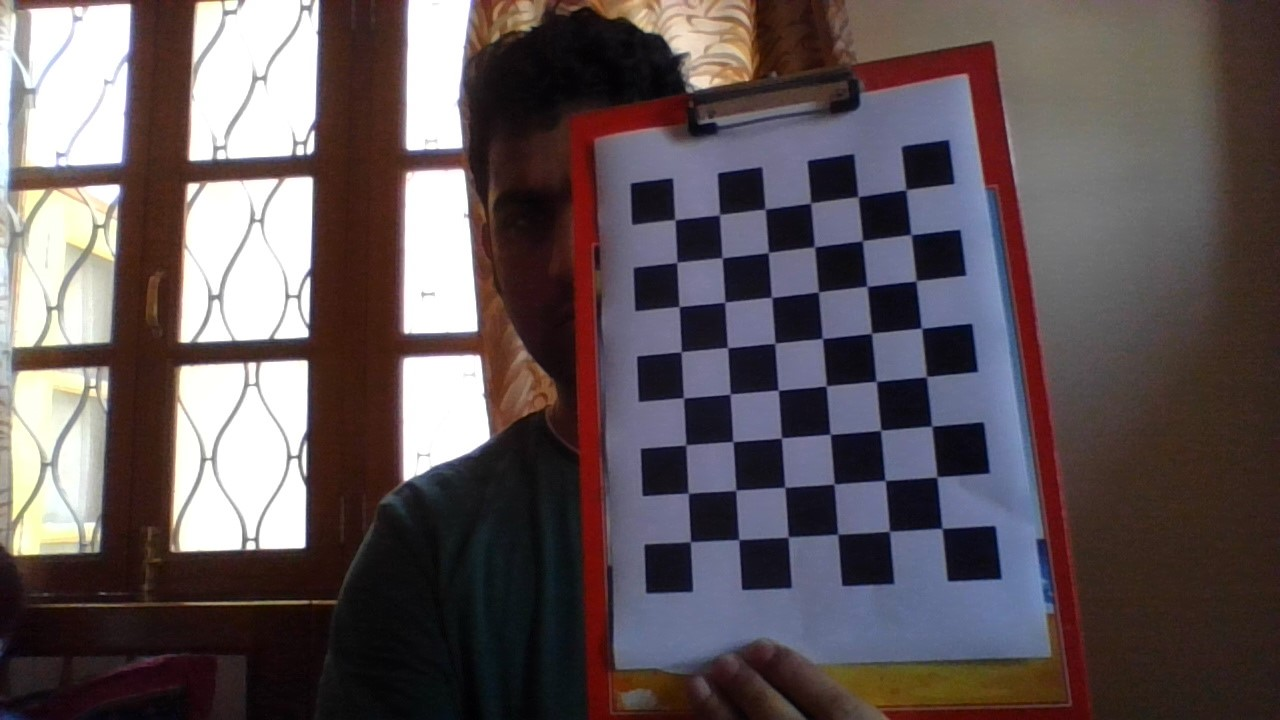
#> input picture CameraCaliberation/LaptopWebCAM/CheckBoardImage/checkerboard_01.jpg, 1280 x 720 px; its folder holds only this picture in this run
$ python caliberate_camera.py
#> lines starting #> are read from the running program, lines starting #| are printed output that depends on the picture; after the words box and inside, x2 and y2 are one past the last pixel; in counts of white or black regions, pixels touching at a corner belong together
# -*- coding: utf-8 -*-
"""
Created on Wed Apr  7 11:39:09 2021

@author: Purnendu Mishra
"""

import numpy as np
import cv2
import glob
import argparse

# termination criteria
criteria = (cv2.TERM_CRITERIA_EPS + cv2.TERM_CRITERIA_MAX_ITER, 30, 0.001)


def calibrate(dirpath, prefix, image_format, square_size, width=9, height=6):
    """ Apply camera calibration operation for images in the given directory path. """
#> called with dirpath = 'CheckBoardImage', prefix = 'checkerboard', image_format = 'jpg', square_size = 0.025, width = 8, height = 6
    # prepare object points, like (0,0,0), (1,0,0), (2,0,0) ....,(8,6,0)
    objp = np.zeros((height*width, 3), np.float32)
    objp[:, :2] = np.mgrid[0:width, 0:height].T.reshape(-1, 2)

    objp = objp * square_size

    # Arrays to store object points and image points from all the images.
    objpoints = []  # 3d point in real world space
    imgpoints = []  # 2d points in image plane.

    if dirpath[-1:] == '/':
        dirpath = dirpath[:-1]

    images = glob.glob(dirpath+'/' + prefix + '*.' + image_format)

    for fname in images:
        img = cv2.imread(fname)
#> img is the input picture: shape (720, 1280, 3); mean B, G, R 88.7, 86.2, 97
        gray = cv2.cvtColor(img, cv2.COLOR_BGR2GRAY)
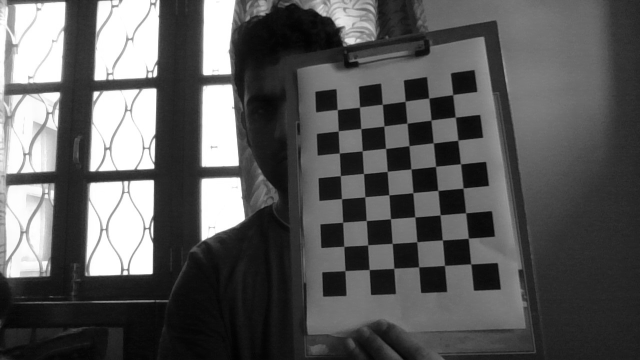
#> gray: shape (720, 1280) (shown at 1/2 size); min 0, max 255, mean 89.7

        # Find the chess board corners
        ret, corners = cv2.findChessboardCorners(gray, (width, height), None)
#> ret = True; corners = 48 rows, first 8: [906.3, 190], [911, 234.5], [916.2, 280.6], [921.7, 328.4], [926.5, 376.6], [932, 426.5], [936.6, 477.2], [942, 528.6]

        # If found, add object points, image points (after refining them)
        if ret:
            objpoints.append(objp)

            corners2 = cv2.cornerSubPix(gray, corners, (11, 11), (-1, -1), criteria)
#> corners2 = 48 rows, first 8: [905.9, 189.7], [911, 234.6], [916.1, 280.9], [921.5, 328.2], [926.4, 376.7], [931.7, 426.2], [936.9, 476.9], [941.9, 528.3]
            imgpoints.append(corners2)

            # Draw and display the corners
            img = cv2.drawChessboardCorners(img, (width, height), corners2, ret)
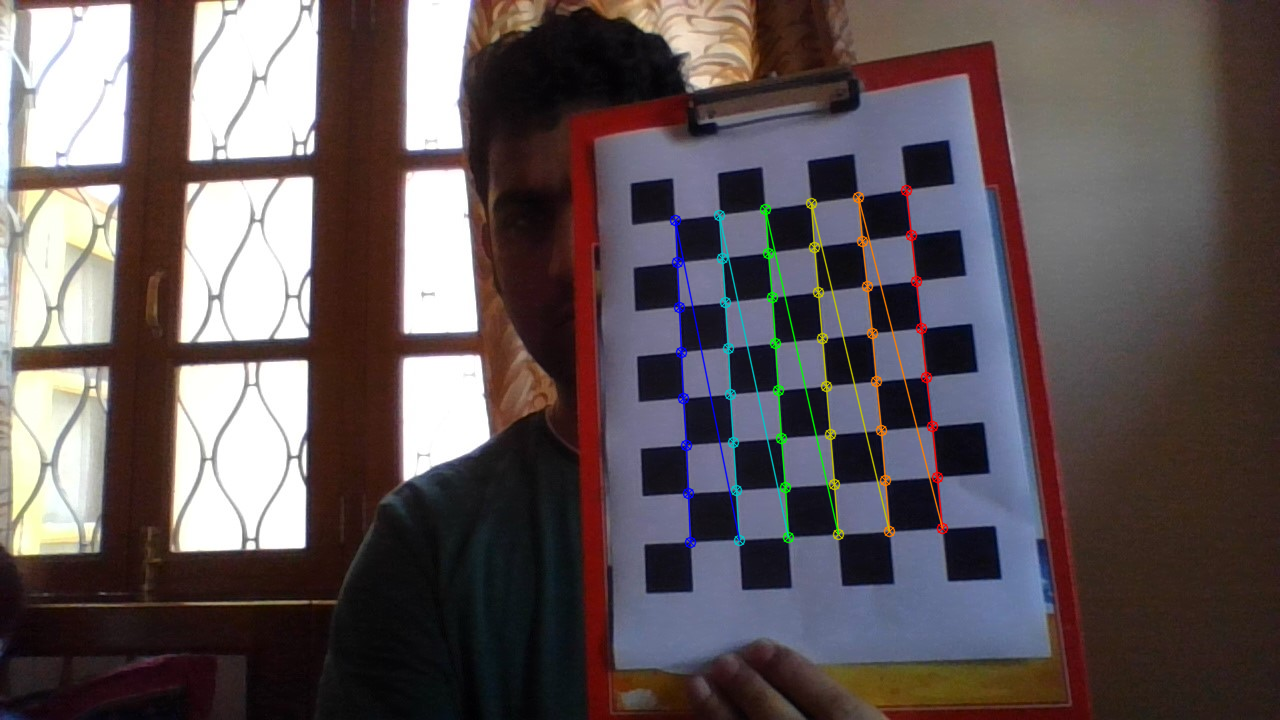
#> img: shape (720, 1280, 3); 1.59% of pixels changed, all inside (x1, y1, x2, y2) = (669, 184, 949, 549)

    ret, mtx, dist, rvecs, tvecs = cv2.calibrateCamera(objpoints, imgpoints, gray.shape[::-1], None, None)
#> ret = 0.315; mtx = [[573.9, 0, 595.4], [0, 602.1, 473.9], [0, 0, 1]]; dist = [[-0.0719, 0.0773, -0.0188, 0.00119, -0.0418]]; rvecs = ([-0.00543, 0.262, 1.52],); tvecs = ([0.169, -0.144, 0.311],)

    return [ret, mtx, dist, rvecs, tvecs]
# [19 lines left out: functions save_coefficients, load_coefficients, not called in this run]


if __name__=='__main__':
    directory  = 'CheckBoardImage'
    prefix     = 'checkerboard'
    img_format = 'jpg'

    square_size = 0.025  # in meters (square size is 25 mm)
    width       = 8
    height      = 6

    ret, mtx, dist, rvecs, tvecs = calibrate(dirpath = directory,
                                             prefix  = prefix,
                                             image_format=img_format,
                                             square_size = square_size,
                                             width       = width,
                                             height      = height
                                             )
#> ret = 0.315; mtx = [[573.9, 0, 595.4], [0, 602.1, 473.9], [0, 0, 1]]; dist = [[-0.0719, 0.0773, -0.0188, 0.00119, -0.0418]]; rvecs = ([-0.00543, 0.262, 1.52],); tvecs = ([0.169, -0.144, 0.311],)

$ run again, on CameraCaliberation/LaptopWebCAM/CheckBoardImage/checkerboard_05.jpg
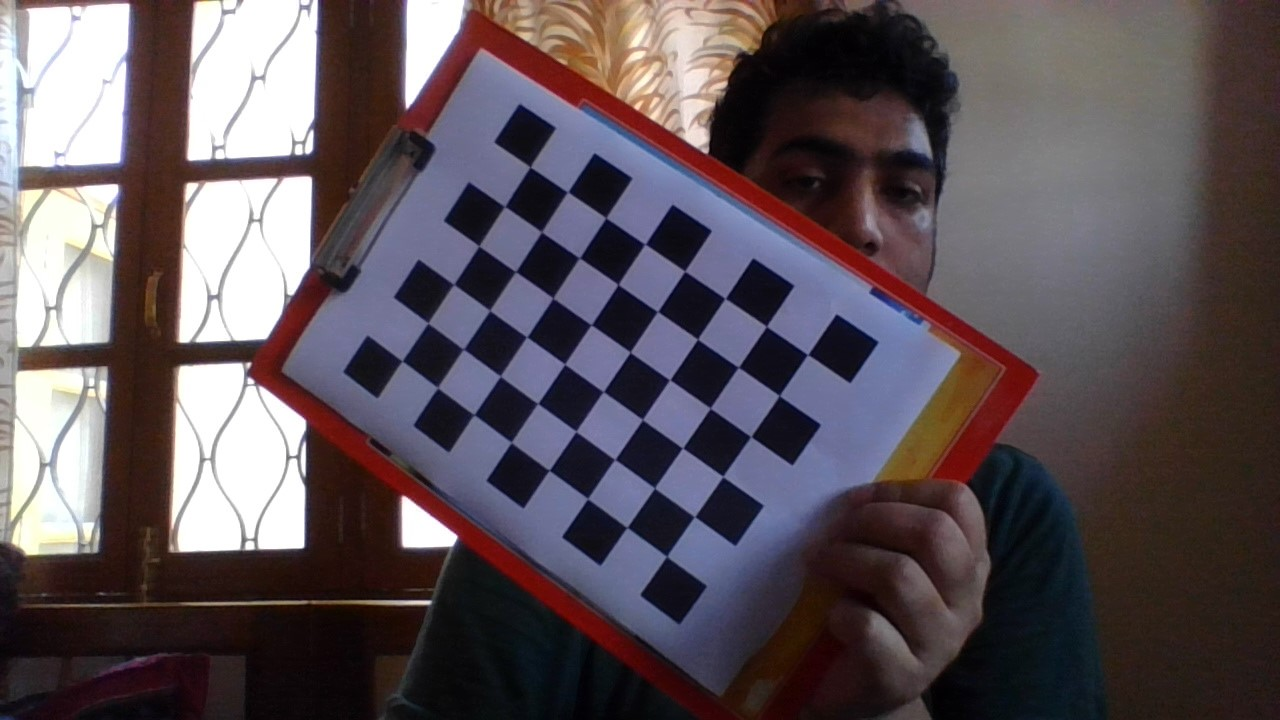
#> input picture CameraCaliberation/LaptopWebCAM/CheckBoardImage/checkerboard_05.jpg, 1280 x 720 px
#> in calibrate, img is the input picture: shape (720, 1280, 3); mean B, G, R 88.2, 82.7, 92.9
#> in calibrate, `gray = cv2.cvtColor(img, cv2.COLOR_BGR2GRAY)`:
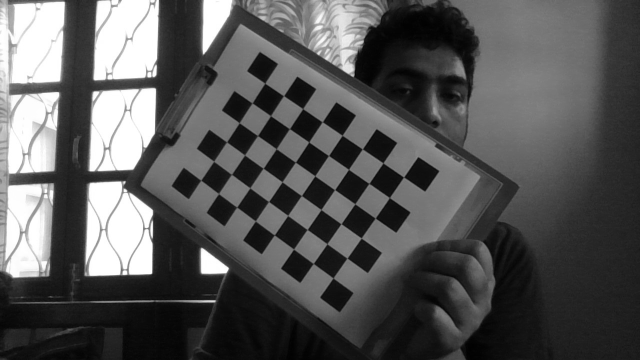
#> gray: shape (720, 1280) (shown at 1/2 size); min 0, max 255, mean 86.4
#> in calibrate, `ret, corners = cv2.findChessboardCorners(gray, (width, height), None)`: ret = True; corners = 48 rows, first 8: [530.2, 167.3], [568, 191.9], [605.7, 218], [645, 244.2], [684.6, 271.5], [725, 298.5], [766.5, 326.5], [807.5, 354.8]
#> corners2 = 48 rows, first 8: [530.1, 166.9], [567.6, 192], [605.9, 217.8], [645, 244.2], [684.7, 271.1], [725.1, 298.4], [766.5, 326.4], [807.6, 354.5]
#> in calibrate, `img = cv2.drawChessboardCorners(img, (width, height), corners2, ret)`:
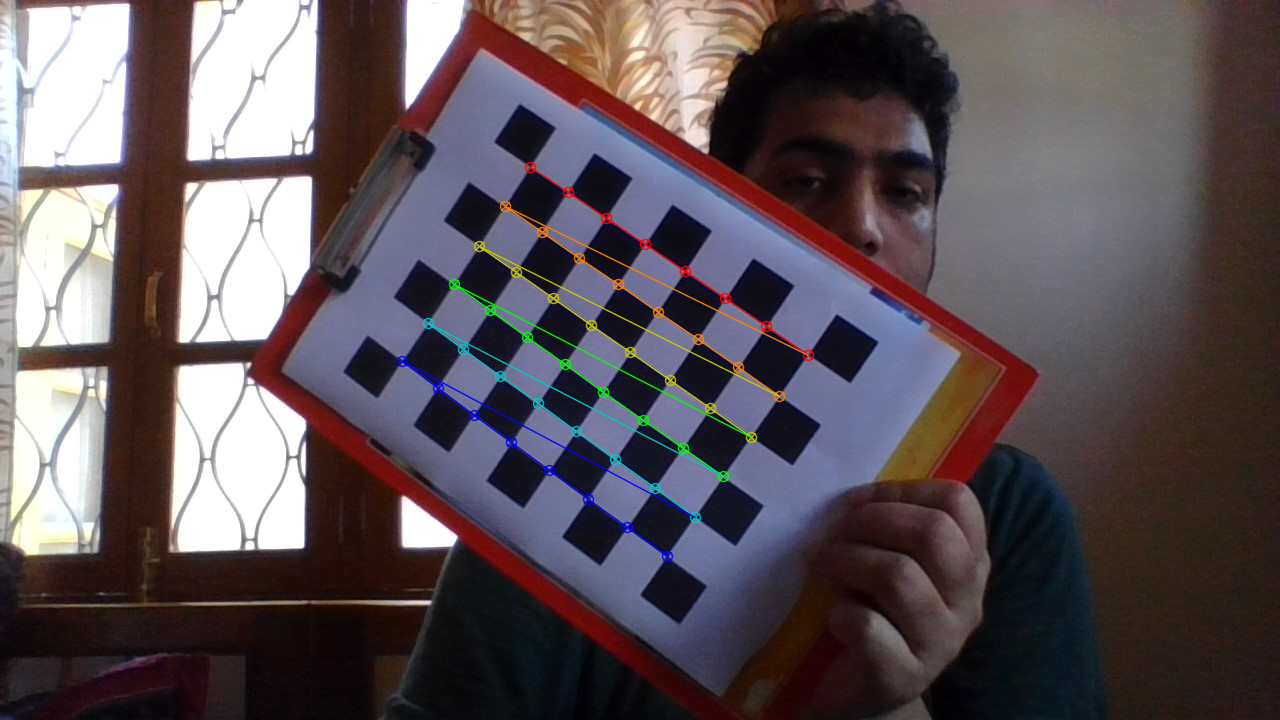
#> img: shape (720, 1280, 3); 1.45% of pixels changed, all inside (x1, y1, x2, y2) = (396, 161, 815, 563)
#> in calibrate, `ret, mtx, dist, rvecs, tvecs = cv2.calibrateCamera(objpoints, imgpoint..`: ret = 0.31; mtx = [[400.8, 0, 615.3], [0, 407, 362.1], [0, 0, 1]]; dist = [[0.116, -1.05, -0.00426, -0.00243, 2.36]]; rvecs = ([0.00171, 0.0888, 0.605],); tvecs = ([-0.0457, -0.103, 0.217],)
#> `ret, mtx, dist, rvecs, tvecs = calibrate(dirpath = directory, prefix  ..`: ret = 0.31; mtx = [[400.8, 0, 615.3], [0, 407, 362.1], [0, 0, 1]]; dist = [[0.116, -1.05, -0.00426, -0.00243, 2.36]]; rvecs = ([0.00171, 0.0888, 0.605],); tvecs = ([-0.0457, -0.103, 0.217],)

$ run again, on CameraCaliberation/LaptopWebCAM/CheckBoardImage/checkerboard_06.jpg
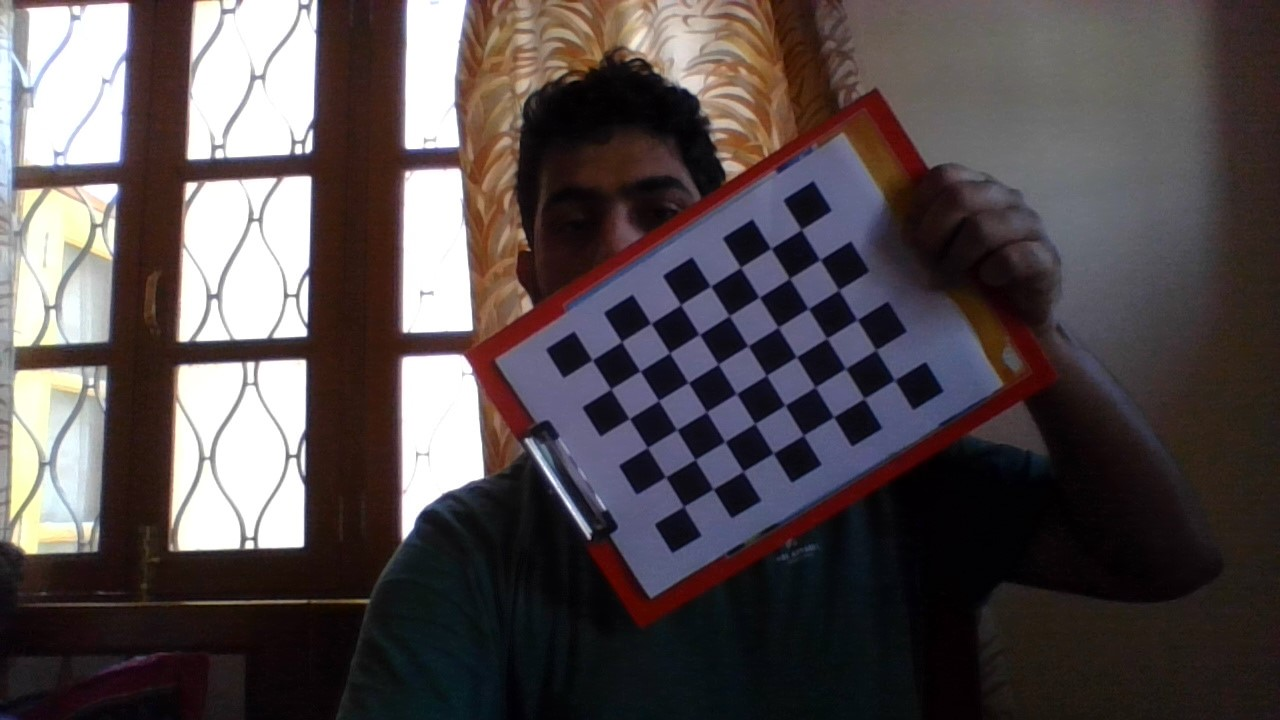
#> input picture CameraCaliberation/LaptopWebCAM/CheckBoardImage/checkerboard_06.jpg, 1280 x 720 px
#> in calibrate, img is the input picture: shape (720, 1280, 3); mean B, G, R 77.4, 76, 84.3
#> in calibrate, `gray = cv2.cvtColor(img, cv2.COLOR_BGR2GRAY)`:
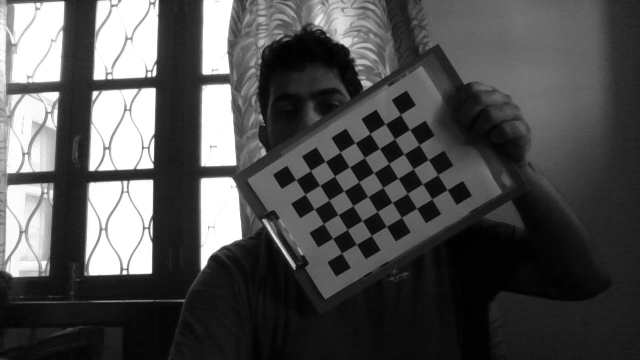
#> gray: shape (720, 1280) (shown at 1/2 size); min 0, max 255, mean 78.6
#> in calibrate, `ret, corners = cv2.findChessboardCorners(gray, (width, height), None)`: ret = True; corners = 48 rows, first 8: [592.5, 359.9], [621.6, 341.7], [651.1, 323.6], [680.5, 304.7], [711.3, 286.5], [740.5, 267.5], [771.4, 248.7], [801.3, 229.4]
#> corners2 = 48 rows, first 8: [592.2, 359.9], [621.5, 341.6], [650.9, 323.3], [680.6, 304.6], [710.6, 286.2], [740.4, 267.4], [770.9, 248.4], [801.3, 229.5]
#> in calibrate, `img = cv2.drawChessboardCorners(img, (width, height), corners2, ret)`:
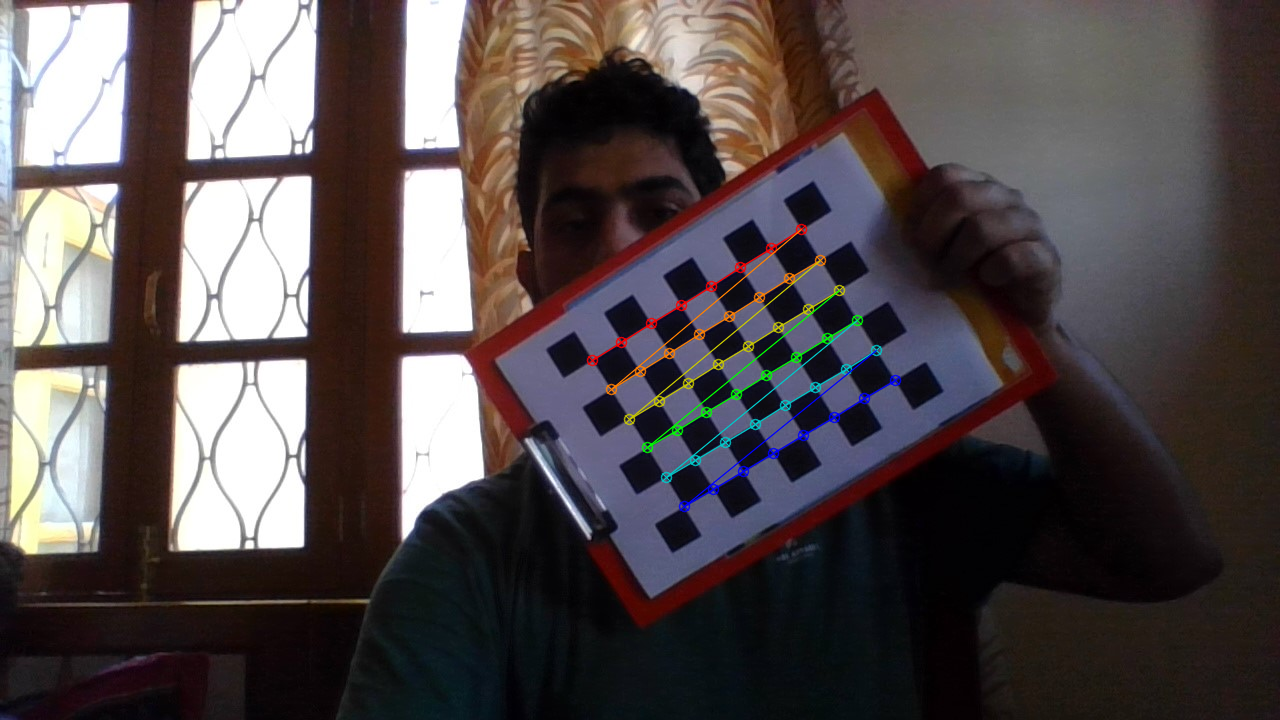
#> img: shape (720, 1280, 3); 1.14% of pixels changed, all inside (x1, y1, x2, y2) = (586, 223, 902, 513)
#> in calibrate, `ret, mtx, dist, rvecs, tvecs = cv2.calibrateCamera(objpoints, imgpoint..`: ret = 0.179; mtx = [[984.5, 0, 582.2], [0, 977.8, 342.7], [0, 0, 1]]; dist = [[0.0608, -1.2, 0.00113, -0.0206, 5.11]]; rvecs = ([0.0203, 0.149, -0.559],); tvecs = ([0.00725, 0.0123, 0.707],)
#> `ret, mtx, dist, rvecs, tvecs = calibrate(dirpath = directory, prefix  ..`: ret = 0.179; mtx = [[984.5, 0, 582.2], [0, 977.8, 342.7], [0, 0, 1]]; dist = [[0.0608, -1.2, 0.00113, -0.0206, 5.11]]; rvecs = ([0.0203, 0.149, -0.559],); tvecs = ([0.00725, 0.0123, 0.707],)
